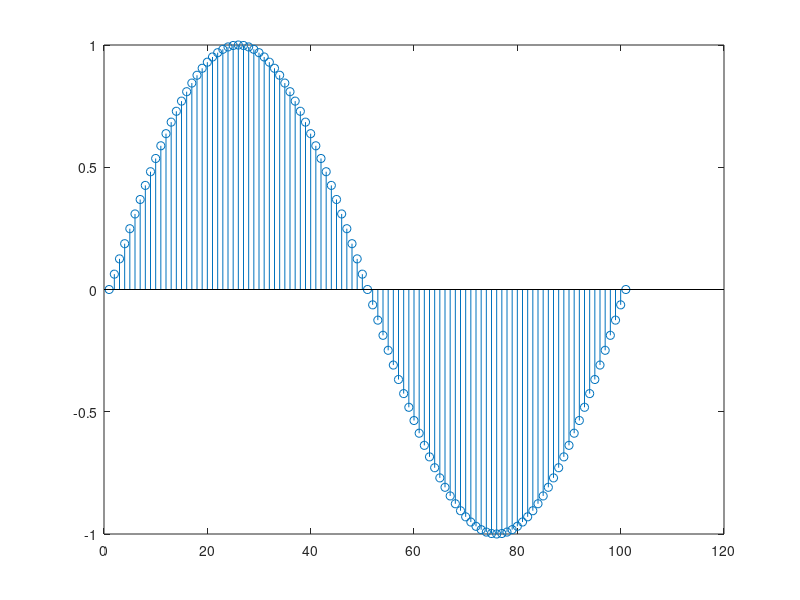
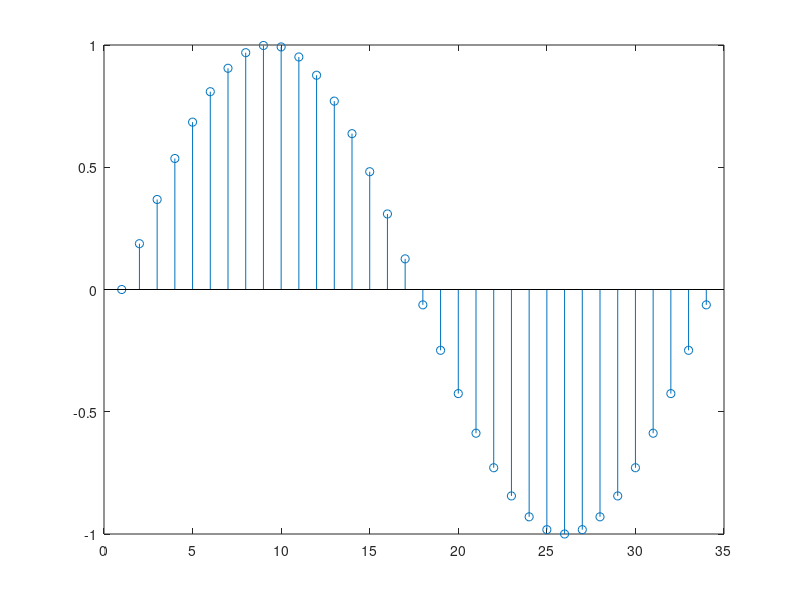

MATLAB code to generate these figures, in order:
clc;
close all;
x = [0 :0.01: 1];
y= sin (2.* pi.* x);
stem(y);
figure;
x = downsample (x,3);
y= sin (2.* pi.* x);
stem(y);
